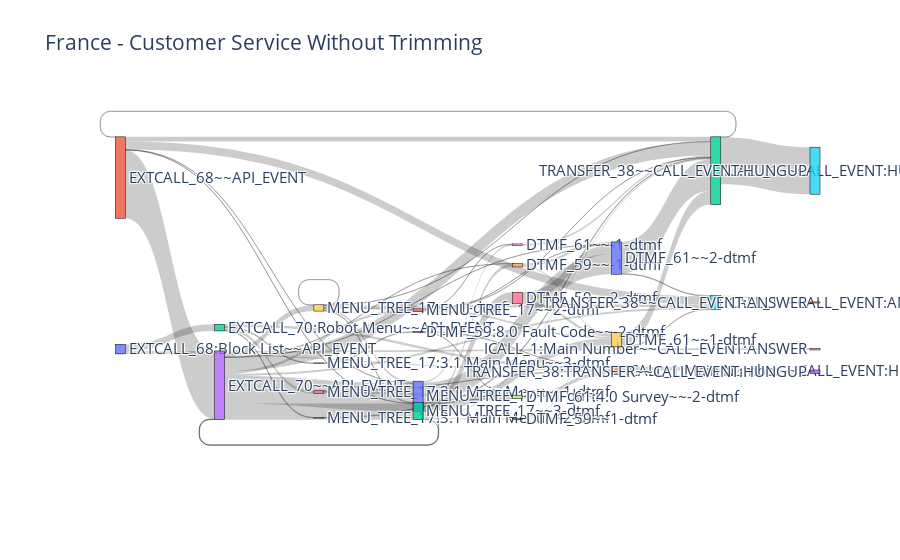

Notebook source saved alongside this figure:
### Markdown cell above
## Italy - Customer Service

The upper plot shows all shows all the plots that a SessionId has taken through the flow. The lower plot shows a trimmed version with only those paths that have over 10 users.

## Takeaways

### Code cell
FlowName = "France - Customer Service"
df = client.query(sql_temp.format(FlowName)).to_dataframe()
flow = SankeyFlow(df)
flow.plot(0, f"{FlowName} Without Trimming").show()

### Figure 1 — Plotly figure (JSON) as saved in the notebook; plotly's stock layout.template omitted (floating-point values rounded to 4 significant figures)
{"data": [{"link": {"hovertemplate": "%{value} unique users went from %{source.label} to %{target.label}.<br /><br />It took them %{label} in average to reach this point from the start of the flow.<extra></extra>", "label": ["0 days 00:00:00", "0 days 00:00:00", "0 days 00:00:00", "0 days 00:00:00", "0 days 00:00:00", "0 days 00:00:04", "0 days 00:00:04", "0 days 00:00:04", "0 days 00:00:04", "0 days 00:00:04", "0 days 00:00:04", "0 days 00:00:07", "0 days 00:00:04", "0 days 00:00:37", "0 days 00:00:34", "0 days 00:00:54", "0 days 00:00:36", "0 days 00:11:50", "0 days 00:00:19", "0 days 00:00:22", "0 days 00:00:19", "0 days 00:00:07", "0 days 00:00:09", "0 days 00:01:15", "0 days 00:00:19", "0 days 00:00:27", "0 days 00:00:22", "0 days 00:00:21", "0 days 00:00:22", "0 days 00:00:43", "0 days 00:00:41", "0 days 00:00:27", "0 days 00:00:18", "0 days 00:00:04", "0 days 00:00:26", "0 days 00:00:25", "0 days 00:07:06", "0 days 00:00:00", "0 days 00:00:34", "0 days 00:00:39", "0 days 00:00:16", "0 days 00:00:24", "0 days 00:00:20", "0 days 00:00:12", "0 days 00:00:42", "0 days 00:00:22", "0 days 00:00:00", "0 days 00:00:00", "0 days 00:00:00", "0 days 00:00:04", "0 days 00:00:04", "0 days 00:00:04", "0 days 00:00:04", "0 days 00:00:37", "0 days 00:07:55", "0 days 00:00:18", "0 days 00:00:17", "0 days 00:00:36", "0 days 00:00:36", "0 days 00:00:20", "0 days 00:00:28"], "source": [1, 1, 1, 1, 1, 3, 3, 3, 3, 3, 3, 3, 3, 16, 16, 20, 20, 5, 12, 12, 12, 12, 12, 9, 9, 9, 9, 9, 9, 19, 19, 10, 10, 10, 10, 10, 22, 22, 14, 14, 11, 11, 11, 11, 18, 15, 0, 0, 0, 2, 2, 2, 2, 17, 21, 6, 6, 13, 13, 8, 7], "target": [3, 5, 10, 22, 12, 5, 12, 9, 10, 22, 20, 14, 11, 20, 19, 5, 22, 24, 16, 22, 14, 3, 15, 5, 9, 10, 22, 12, 11, 5, 22, 19, 20, 3, 22, 18, 25, 1, 19, 20, 20, 19, 18, 22, 22, 19, 2, 4, 21, 21, 6, 8, 7, 21, 23, 17, 21, 21, 17, 13, 17], "value": [194, 23, 1, 13, 1, 6, 46, 17, 79, 39, 1, 1, 7, 25, 8, 2, 90, 3, 33, 3, 9, 1, 3, 7, 1, 6, 1, 2, 1, 1, 39, 21, 58, 1, 2, 4, 134, 1, 3, 7, 1, 5, 1, 1, 5, 3, 19, 5, 3, 7, 8, 2, 2, 10, 10, 7, 1, 1, 1, 2, 2]}, "node": {"label": ["EXTCALL_68:Block List~~API_EVENT", "EXTCALL_68~~API_EVENT", "EXTCALL_70:Robot Menu~~API_EVENT", "EXTCALL_70~~API_EVENT", "ICALL_1:Main Number~~CALL_EVENT:ANSWER", "ICALL_1~~CALL_EVENT:ANSWER", "MENU_TREE_17:3.1 Main Menu~~1-dtmf", "MENU_TREE_17:3.1 Main Menu~~2-dtmf", "MENU_TREE_17:3.1 Main Menu~~3-dtmf", "MENU_TREE_17~~-1-dtmf", "MENU_TREE_17~~1-dtmf", "MENU_TREE_17~~2-dtmf", "MENU_TREE_17~~3-dtmf", "DTMF_59:8.0 Fault Code~~-2-dtmf", "DTMF_59~~-1-dtmf", "DTMF_59~~1-dtmf", "DTMF_59~~2-dtmf", "DTMF_61:4.0 Survey~~-2-dtmf", "DTMF_61~~-1-dtmf", "DTMF_61~~1-dtmf", "DTMF_61~~2-dtmf", "ICALL_1:Main Number~~CALL_EVENT:HUNGUP", "ICALL_1~~CALL_EVENT:HUNGUP", "TRANSFER_38:TRANSFER~~CALL_EVENT:HUNGUP", "TRANSFER_38~~CALL_EVENT:ANSWER", "TRANSFER_38~~CALL_EVENT:HUNGUP"], "line": {"color": "black", "width": 0.5}, "thickness": 10}, "type": "sankey"}], "layout": {"autosize": true, "font": {"size": 15}, "plot_bgcolor": "white", "title": {"text": "France - Customer Service Without Trimming"}}}
